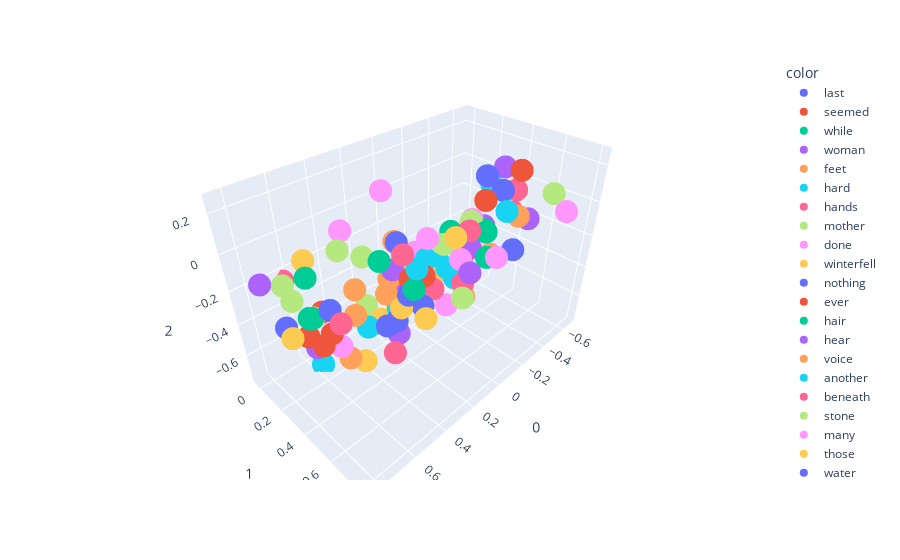

The notebook cell saved with this chart:
### Code cell
# now plot the PCA result
import plotly.express as px
fig = px.scatter_3d(X[200:300],x=0,y=1,z=2, color=y[200:300])
fig.show()

### Figure 1 — Plotly figure (JSON) as saved in the notebook; plotly's stock layout.template omitted (floating-point values rounded to 4 significant figures)
{"data": [{"hovertemplate": "color=last<br>0=%{x}<br>1=%{y}<br>2=%{z}<extra></extra>", "legendgroup": "last", "marker": {"color": "#636efa", "symbol": "circle"}, "mode": "markers", "name": "last", "scene": "scene", "showlegend": true, "type": "scatter3d", "x": [0.2272], "y": [0.5187], "z": [-0.3218]}, {"hovertemplate": "color=seemed<br>0=%{x}<br>1=%{y}<br>2=%{z}<extra></extra>", "legendgroup": "seemed", "marker": {"color": "#EF553B", "symbol": "circle"}, "mode": "markers", "name": "seemed", "scene": "scene", "showlegend": true, "type": "scatter3d", "x": [0.04087], "y": [0.3054], "z": [-0.5159]}, {"hovertemplate": "color=while<br>0=%{x}<br>1=%{y}<br>2=%{z}<extra></extra>", "legendgroup": "while", "marker": {"color": "#00cc96", "symbol": "circle"}, "mode": "markers", "name": "while", "scene": "scene", "showlegend": true, "type": "scatter3d", "x": [-0.3992], "y": [0.3818], "z": [-0.2391]}, {"hovertemplate": "color=woman<br>0=%{x}<br>1=%{y}<br>2=%{z}<extra></extra>", "legendgroup": "woman", "marker": {"color": "#ab63fa", "symbol": "circle"}, "mode": "markers", "name": "woman", "scene": "scene", "showlegend": true, "type": "scatter3d", "x": [0.1852], "y": [0.2609], "z": [-0.2634]}, {"hovertemplate": "color=feet<br>0=%{x}<br>1=%{y}<br>2=%{z}<extra></extra>", "legendgroup": "feet", "marker": {"color": "#FFA15A", "symbol": "circle"}, "mode": "markers", "name": "feet", "scene": "scene", "showlegend": true, "type": "scatter3d", "x": [-0.5176], "y": [0.3345], "z": [-0.4629]}, {"hovertemplate": "color=hard<br>0=%{x}<br>1=%{y}<br>2=%{z}<extra></extra>", "legendgroup": "hard", "marker": {"color": "#19d3f3", "symbol": "circle"}, "mode": "markers", "name": "hard", "scene": "scene", "showlegend": true, "type": "scatter3d", "x": [-0.2852], "y": [0.2627], "z": [-0.5527]}, {"hovertemplate": "color=hands<br>0=%{x}<br>1=%{y}<br>2=%{z}<extra></extra>", "legendgroup": "hands", "marker": {"color": "#FF6692", "symbol": "circle"}, "mode": "markers", "name": "hands", "scene": "scene", "showlegend": true, "type": "scatter3d", "x": [-0.3916], "y": [0.2194], "z": [-0.4979]}, {"hovertemplate": "color=mother<br>0=%{x}<br>1=%{y}<br>2=%{z}<extra></extra>", "legendgroup": "mother", "marker": {"color": "#B6E880", "symbol": "circle"}, "mode": "markers", "name": "mother", "scene": "scene", "showlegend": true, "type": "scatter3d", "x": [0.6517], "y": [0.2425], "z": [-0.3065]}, {"hovertemplate": "color=done<br>0=%{x}<br>1=%{y}<br>2=%{z}<extra></extra>", "legendgroup": "done", "marker": {"color": "#FF97FF", "symbol": "circle"}, "mode": "markers", "name": "done", "scene": "scene", "showlegend": true, "type": "scatter3d", "x": [0.6208], "y": [0.3973], "z": [-0.4005]}, {"hovertemplate": "color=winterfell<br>0=%{x}<br>1=%{y}<br>2=%{z}<extra></extra>", "legendgroup": "winterfell", "marker": {"color": "#FECB52", "symbol": "circle"}, "mode": "markers", "name": "winterfell", "scene": "scene", "showlegend": true, "type": "scatter3d", "x": [0.4408], "y": [0.6079], "z": [-0.1573]}, {"hovertemplate": "color=nothing<br>0=%{x}<br>1=%{y}<br>2=%{z}<extra></extra>", "legendgroup": "nothing", "marker": {"color": "#636efa", "symbol": "circle"}, "mode": "markers", "name": "nothing", "scene": "scene", "showlegend": true, "type": "scatter3d", "x": [0.4118], "y": [0.4728], "z": [-0.3607]}, {"hovertemplate": "color=ever<br>0=%{x}<br>1=%{y}<br>2=%{z}<extra></extra>", "legendgroup": "ever", "marker": {"color": "#EF553B", "symbol": "circle"}, "mode": "markers", "name": "ever", "scene": "scene", "showlegend": true, "type": "scatter3d", "x": [0.6508], "y": [0.3812], "z": [-0.314]}, {"hovertemplate": "color=hair<br>0=%{x}<br>1=%{y}<br>2=%{z}<extra></extra>", "legendgroup": "hair", "marker": {"color": "#00cc96", "symbol": "circle"}, "mode": "markers", "name": "hair", "scene": "scene", "showlegend": true, "type": "scatter3d", "x": [-0.4529], "y": [0.07429], "z": [-0.388]}, {"hovertemplate": "color=hear<br>0=%{x}<br>1=%{y}<br>2=%{z}<extra></extra>", "legendgroup": "hear", "marker": {"color": "#ab63fa", "symbol": "circle"}, "mode": "markers", "name": "hear", "scene": "scene", "showlegend": true, "type": "scatter3d", "x": [0.2219], "y": [0.3347], "z": [-0.6177]}, {"hovertemplate": "color=voice<br>0=%{x}<br>1=%{y}<br>2=%{z}<extra></extra>", "legendgroup": "voice", "marker": {"color": "#FFA15A", "symbol": "circle"}, "mode": "markers", "name": "voice", "scene": "scene", "showlegend": true, "type": "scatter3d", "x": [-0.053], "y": [-0.008286], "z": [-0.5199]}, {"hovertemplate": "color=another<br>0=%{x}<br>1=%{y}<br>2=%{z}<extra></extra>", "legendgroup": "another", "marker": {"color": "#19d3f3", "symbol": "circle"}, "mode": "markers", "name": "another", "scene": "scene", "showlegend": true, "type": "scatter3d", "x": [0.05149], "y": [0.3654], "z": [-0.2119]}, {"hovertemplate": "color=beneath<br>0=%{x}<br>1=%{y}<br>2=%{z}<extra></extra>", "legendgroup": "beneath", "marker": {"color": "#FF6692", "symbol": "circle"}, "mode": "markers", "name": "beneath", "scene": "scene", "showlegend": true, "type": "scatter3d", "x": [-0.6662], "y": [0.3701], "z": [-0.2249]}, {"hovertemplate": "color=stone<br>0=%{x}<br>1=%{y}<br>2=%{z}<extra></extra>", "legendgroup": "stone", "marker": {"color": "#B6E880", "symbol": "circle"}, "mode": "markers", "name": "stone", "scene": "scene", "showlegend": true, "type": "scatter3d", "x": [-0.6141], "y": [0.6366], "z": [0.009013]}, {"hovertemplate": "color=many<br>0=%{x}<br>1=%{y}<br>2=%{z}<extra></extra>", "legendgroup": "many", "marker": {"color": "#FF97FF", "symbol": "circle"}, "mode": "markers", "name": "many", "scene": "scene", "showlegend": true, "type": "scatter3d", "x": [0.3309], "y": [0.6511], "z": [0.1552]}, {"hovertemplate": "color=those<br>0=%{x}<br>1=%{y}<br>2=%{z}<extra></extra>", "legendgroup": "those", "marker": {"color": "#FECB52", "symbol": "circle"}, "mode": "markers", "name": "those", "scene": "scene", "showlegend": true, "type": "scatter3d", "x": [0.2464], "y": [0.7235], "z": [0.154]}, {"hovertemplate": "color=water<br>0=%{x}<br>1=%{y}<br>2=%{z}<extra></extra>", "legendgroup": "water", "marker": {"color": "#636efa", "symbol": "circle"}, "mode": "markers", "name": "water", "scene": "scene", "showlegend": true, "type": "scatter3d", "x": [-0.5954], "y": [0.4376], "z": [-0.4194]}, {"hovertemplate": "color=high<br>0=%{x}<br>1=%{y}<br>2=%{z}<extra></extra>", "legendgroup": "high", "marker": {"color": "#EF553B", "symbol": "circle"}, "mode": "markers", "name": "high", "scene": "scene", "showlegend": true, "type": "scatter3d", "x": [-0.4319], "y": [0.5456], "z": [0.1674]}, {"hovertemplate": "color=between<br>0=%{x}<br>1=%{y}<br>2=%{z}<extra></extra>", "legendgroup": "between", "marker": {"color": "#00cc96", "symbol": "circle"}, "mode": "markers", "name": "between", "scene": "scene", "showlegend": true, "type": "scatter3d", "x": [-0.5193], "y": [0.2798], "z": [-0.3181]}, {"hovertemplate": "color=under<br>0=%{x}<br>1=%{y}<br>2=%{z}<extra></extra>", "legendgroup": "under", "marker": {"color": "#ab63fa", "symbol": "circle"}, "mode": "markers", "name": "under", "scene": "scene", "showlegend": true, "type": "scatter3d", "x": [-0.6217], "y": [0.1923], "z": [-0.3686]}, {"hovertemplate": "color=until<br>0=%{x}<br>1=%{y}<br>2=%{z}<extra></extra>", "legendgroup": "until", "marker": {"color": "#FFA15A", "symbol": "circle"}, "mode": "markers", "name": "until", "scene": "scene", "showlegend": true, "type": "scatter3d", "x": [-0.2582], "y": [0.3639], "z": [-0.6222]}, {"hovertemplate": "color=snow<br>0=%{x}<br>1=%{y}<br>2=%{z}<extra></extra>", "legendgroup": "snow", "marker": {"color": "#19d3f3", "symbol": "circle"}, "mode": "markers", "name": "snow", "scene": "scene", "showlegend": true, "type": "scatter3d", "x": [-0.1679], "y": [0.307], "z": [-0.4029]}, {"hovertemplate": "color=gone<br>0=%{x}<br>1=%{y}<br>2=%{z}<extra></extra>", "legendgroup": "gone", "marker": {"color": "#FF6692", "symbol": "circle"}, "mode": "markers", "name": "gone", "scene": "scene", "showlegend": true, "type": "scatter3d", "x": [0.04438], "y": [0.4071], "z": [-0.3796]}, {"hovertemplate": "color=stood<br>0=%{x}<br>1=%{y}<br>2=%{z}<extra></extra>", "legendgroup": "stood", "marker": {"color": "#B6E880", "symbol": "circle"}, "mode": "markers", "name": "stood", "scene": "scene", "showlegend": true, "type": "scatter3d", "x": [-0.3918], "y": [0.2788], "z": [-0.2108]}, {"hovertemplate": "color=wine<br>0=%{x}<br>1=%{y}<br>2=%{z}<extra></extra>", "legendgroup": "wine", "marker": {"color": "#FF97FF", "symbol": "circle"}, "mode": "markers", "name": "wine", "scene": "scene", "showlegend": true, "type": "scatter3d", "x": [-0.1999], "y": [0.02115], "z": [-0.4463]}, {"hovertemplate": "color=find<br>0=%{x}<br>1=%{y}<br>2=%{z}<extra></extra>", "legendgroup": "find", "marker": {"color": "#FECB52", "symbol": "circle"}, "mode": "markers", "name": "find", "scene": "scene", "showlegend": true, "type": "scatter3d", "x": [0.5071], "y": [0.4124], "z": [-0.5608]}, {"hovertemplate": "color=small<br>0=%{x}<br>1=%{y}<br>2=%{z}<extra></extra>", "legendgroup": "small", "marker": {"color": "#636efa", "symbol": "circle"}, "mode": "markers", "name": "small", "scene": "scene", "showlegend": true, "type": "scatter3d", "x": [-0.2559], "y": [0.4714], "z": [0.1717]}, {"hovertemplate": "color=put<br>0=%{x}<br>1=%{y}<br>2=%{z}<extra></extra>", "legendgroup": "put", "marker": {"color": "#EF553B", "symbol": "circle"}, "mode": "markers", "name": "put", "scene": "scene", "showlegend": true, "type": "scatter3d", "x": [0.1568], "y": [0.1073], "z": [-0.7529]}, {"hovertemplate": "color=sister<br>0=%{x}<br>1=%{y}<br>2=%{z}<extra></extra>", "legendgroup": "sister", "marker": {"color": "#00cc96", "symbol": "circle"}, "mode": "markers", "name": "sister", "scene": "scene", "showlegend": true, "type": "scatter3d", "x": [0.627], "y": [0.1557], "z": [-0.3762]}, {"hovertemplate": "color=give<br>0=%{x}<br>1=%{y}<br>2=%{z}<extra></extra>", "legendgroup": "give", "marker": {"color": "#ab63fa", "symbol": "circle"}, "mode": "markers", "name": "give", "scene": "scene", "showlegend": true, "type": "scatter3d", "x": [0.6435], "y": [0.2182], "z": [-0.5142]}, {"hovertemplate": "color=dark<br>0=%{x}<br>1=%{y}<br>2=%{z}<extra></extra>", "legendgroup": "dark", "marker": {"color": "#FFA15A", "symbol": "circle"}, "mode": "markers", "name": "dark", "scene": "scene", "showlegend": true, "type": "scatter3d", "x": [-0.5655], "y": [0.4681], "z": [-0.1716]}, {"hovertemplate": "color=grey<br>0=%{x}<br>1=%{y}<br>2=%{z}<extra></extra>", "legendgroup": "grey", "marker": {"color": "#19d3f3", "symbol": "circle"}, "mode": "markers", "name": "grey", "scene": "scene", "showlegend": true, "type": "scatter3d", "x": [-0.5866], "y": [0.2559], "z": [-0.06268]}, {"hovertemplate": "color=cersei<br>0=%{x}<br>1=%{y}<br>2=%{z}<extra></extra>", "legendgroup": "cersei", "marker": {"color": "#FF6692", "symbol": "circle"}, "mode": "markers", "name": "cersei", "scene": "scene", "showlegend": true, "type": "scatter3d", "x": [0.6289], "y": [-0.03595], "z": [-0.2557]}, {"hovertemplate": "color=end<br>0=%{x}<br>1=%{y}<br>2=%{z}<extra></extra>", "legendgroup": "end", "marker": {"color": "#B6E880", "symbol": "circle"}, "mode": "markers", "name": "end", "scene": "scene", "showlegend": true, "type": "scatter3d", "x": [0.1042], "y": [0.6557], "z": [-0.267]}, {"hovertemplate": "color=right<br>0=%{x}<br>1=%{y}<br>2=%{z}<extra></extra>", "legendgroup": "right", "marker": {"color": "#FF97FF", "symbol": "circle"}, "mode": "markers", "name": "right", "scene": "scene", "showlegend": true, "type": "scatter3d", "x": [-0.1305], "y": [0.3436], "z": [-0.6222]}, {"hovertemplate": "color=place<br>0=%{x}<br>1=%{y}<br>2=%{z}<extra></extra>", "legendgroup": "place", "marker": {"color": "#FECB52", "symbol": "circle"}, "mode": "markers", "name": "place", "scene": "scene", "showlegend": true, "type": "scatter3d", "x": [0.3469], "y": [0.6588], "z": [-0.2427]}, {"hovertemplate": "color=watch<br>0=%{x}<br>1=%{y}<br>2=%{z}<extra></extra>", "legendgroup": "watch", "marker": {"color": "#636efa", "symbol": "circle"}, "mode": "markers", "name": "watch", "scene": "scene", "showlegend": true, "type": "scatter3d", "x": [0.4277], "y": [0.6388], "z": [-0.07974]}, {"hovertemplate": "color=name<br>0=%{x}<br>1=%{y}<br>2=%{z}<extra></extra>", "legendgroup": "name", "marker": {"color": "#EF553B", "symbol": "circle"}, "mode": "markers", "name": "name", "scene": "scene", "showlegend": true, "type": "scatter3d", "x": [0.6785], "y": [0.3424], "z": [-0.3942]}, {"hovertemplate": "color=grace<br>0=%{x}<br>1=%{y}<br>2=%{z}<extra></extra>", "legendgroup": "grace", "marker": {"color": "#00cc96", "symbol": "circle"}, "mode": "markers", "name": "grace", "scene": "scene", "showlegend": true, "type": "scatter3d", "x": [0.6763], "y": [0.2563], "z": [-0.291]}, {"hovertemplate": "color=fingers<br>0=%{x}<br>1=%{y}<br>2=%{z}<extra></extra>", "legendgroup": "fingers", "marker": {"color": "#ab63fa", "symbol": "circle"}, "mode": "markers", "name": "fingers", "scene": "scene", "showlegend": true, "type": "scatter3d", "x": [-0.5771], "y": [0.1332], "z": [-0.5376]}, {"hovertemplate": "color=sam<br>0=%{x}<br>1=%{y}<br>2=%{z}<extra></extra>", "legendgroup": "sam", "marker": {"color": "#FFA15A", "symbol": "circle"}, "mode": "markers", "name": "sam", "scene": "scene", "showlegend": true, "type": "scatter3d", "x": [0.039], "y": [0.05443], "z": [-0.5026]}, {"hovertemplate": "color=seen<br>0=%{x}<br>1=%{y}<br>2=%{z}<extra></extra>", "legendgroup": "seen", "marker": {"color": "#19d3f3", "symbol": "circle"}, "mode": "markers", "name": "seen", "scene": "scene", "showlegend": true, "type": "scatter3d", "x": [0.268], "y": [0.389], "z": [-0.3891]}, {"hovertemplate": "color=get<br>0=%{x}<br>1=%{y}<br>2=%{z}<extra></extra>", "legendgroup": "get", "marker": {"color": "#FF6692", "symbol": "circle"}, "mode": "markers", "name": "get", "scene": "scene", "showlegend": true, "type": "scatter3d", "x": [0.3067], "y": [0.3964], "z": [-0.6582]}, {"hovertemplate": "color=beside<br>0=%{x}<br>1=%{y}<br>2=%{z}<extra></extra>", "legendgroup": "beside", "marker": {"color": "#B6E880", "symbol": "circle"}, "mode": "markers", "name": "beside", "scene": "scene", "showlegend": true, "type": "scatter3d", "x": [-0.3712], "y": [0.09564], "z": [-0.4345]}, {"hovertemplate": "color=cloak<br>0=%{x}<br>1=%{y}<br>2=%{z}<extra></extra>", "legendgroup": "cloak", "marker": {"color": "#FF97FF", "symbol": "circle"}, "mode": "markers", "name": "cloak", "scene": "scene", "showlegend": true, "type": "scatter3d", "x": [-0.5721], "y": [0.139], "z": [-0.3271]}, {"hovertemplate": "color=door<br>0=%{x}<br>1=%{y}<br>2=%{z}<extra></extra>", "legendgroup": "door", "marker": {"color": "#FECB52", "symbol": "circle"}, "mode": "markers", "name": "door", "scene": "scene", "showlegend": true, "type": "scatter3d", "x": [-0.5289], "y": [0.3188], "z": [-0.4849]}, {"hovertemplate": "color=years<br>0=%{x}<br>1=%{y}<br>2=%{z}<extra></extra>", "legendgroup": "years", "marker": {"color": "#636efa", "symbol": "circle"}, "mode": "markers", "name": "years", "scene": "scene", "showlegend": true, "type": "scatter3d", "x": [0.4076], "y": [0.5523], "z": [0.1263]}, {"hovertemplate": "color=always<br>0=%{x}<br>1=%{y}<br>2=%{z}<extra></extra>", "legendgroup": "always", "marker": {"color": "#EF553B", "symbol": "circle"}, "mode": "markers", "name": "always", "scene": "scene", "showlegend": true, "type": "scatter3d", "x": [0.6078], "y": [0.2478], "z": [-0.2947]}, {"hovertemplate": "color=cold<br>0=%{x}<br>1=%{y}<br>2=%{z}<extra></extra>", "legendgroup": "cold", "marker": {"color": "#00cc96", "symbol": "circle"}, "mode": "markers", "name": "cold", "scene": "scene", "showlegend": true, "type": "scatter3d", "x": [-0.3875], "y": [0.4076], "z": [-0.3893]}, {"hovertemplate": "color=yes<br>0=%{x}<br>1=%{y}<br>2=%{z}<extra></extra>", "legendgroup": "yes", "marker": {"color": "#ab63fa", "symbol": "circle"}, "mode": "markers", "name": "yes", "scene": "scene", "showlegend": true, "type": "scatter3d", "x": [0.7707], "y": [0.02304], "z": [-0.1725]}, {"hovertemplate": "color=better<br>0=%{x}<br>1=%{y}<br>2=%{z}<extra></extra>", "legendgroup": "better", "marker": {"color": "#FFA15A", "symbol": "circle"}, "mode": "markers", "name": "better", "scene": "scene", "showlegend": true, "type": "scatter3d", "x": [0.5556], "y": [0.4346], "z": [-0.2334]}, {"hovertemplate": "color=mouth<br>0=%{x}<br>1=%{y}<br>2=%{z}<extra></extra>", "legendgroup": "mouth", "marker": {"color": "#19d3f3", "symbol": "circle"}, "mode": "markers", "name": "mouth", "scene": "scene", "showlegend": true, "type": "scatter3d", "x": [-0.3978], "y": [0.03878], "z": [-0.6173]}, {"hovertemplate": "color=these<br>0=%{x}<br>1=%{y}<br>2=%{z}<extra></extra>", "legendgroup": "these", "marker": {"color": "#FF6692", "symbol": "circle"}, "mode": "markers", "name": "these", "scene": "scene", "showlegend": true, "type": "scatter3d", "x": [0.5282], "y": [0.7223], "z": [0.2038]}, {"hovertemplate": "color=theon<br>0=%{x}<br>1=%{y}<br>2=%{z}<extra></extra>", "legendgroup": "theon", "marker": {"color": "#B6E880", "symbol": "circle"}, "mode": "markers", "name": "theon", "scene": "scene", "showlegend": true, "type": "scatter3d", "x": [0.211], "y": [0.04935], "z": [-0.2736]}, {"hovertemplate": "color=walls<br>0=%{x}<br>1=%{y}<br>2=%{z}<extra></extra>", "legendgroup": "walls", "marker": {"color": "#FF97FF", "symbol": "circle"}, "mode": "markers", "name": "walls", "scene": "scene", "showlegend": true, "type": "scatter3d", "x": [-0.4293], "y": [0.8201], "z": [0.04594]}, {"hovertemplate": "color=perhaps<br>0=%{x}<br>1=%{y}<br>2=%{z}<extra></extra>", "legendgroup": "perhaps", "marker": {"color": "#FECB52", "symbol": "circle"}, "mode": "markers", "name": "perhaps", "scene": "scene", "showlegend": true, "type": "scatter3d", "x": [0.8334], "y": [0.3748], "z": [-0.227]}, {"hovertemplate": "color=shall<br>0=%{x}<br>1=%{y}<br>2=%{z}<extra></extra>", "legendgroup": "shall", "marker": {"color": "#636efa", "symbol": "circle"}, "mode": "markers", "name": "shall", "scene": "scene", "showlegend": true, "type": "scatter3d", "x": [0.6253], "y": [0.3479], "z": [-0.2156]}, {"hovertemplate": "color=hundred<br>0=%{x}<br>1=%{y}<br>2=%{z}<extra></extra>", "legendgroup": "hundred", "marker": {"color": "#EF553B", "symbol": "circle"}, "mode": "markers", "name": "hundred", "scene": "scene", "showlegend": true, "type": "scatter3d", "x": [0.06716], "y": [0.7203], "z": [0.2499]}, {"hovertemplate": "color=may<br>0=%{x}<br>1=%{y}<br>2=%{z}<extra></extra>", "legendgroup": "may", "marker": {"color": "#00cc96", "symbol": "circle"}, "mode": "markers", "name": "may", "scene": "scene", "showlegend": true, "type": "scatter3d", "x": [0.6877], "y": [0.2986], "z": [-0.2541]}, {"hovertemplate": "color=felt<br>0=%{x}<br>1=%{y}<br>2=%{z}<extra></extra>", "legendgroup": "felt", "marker": {"color": "#ab63fa", "symbol": "circle"}, "mode": "markers", "name": "felt", "scene": "scene", "showlegend": true, "type": "scatter3d", "x": [-0.09475], "y": [0.009062], "z": [-0.7062]}, {"hovertemplate": "color=davos<br>0=%{x}<br>1=%{y}<br>2=%{z}<extra></extra>", "legendgroup": "davos", "marker": {"color": "#FFA15A", "symbol": "circle"}, "mode": "markers", "name": "davos", "scene": "scene", "showlegend": true, "type": "scatter3d", "x": [0.08041], "y": [0.1592], "z": [-0.1865]}, {"hovertemplate": "color=wanted<br>0=%{x}<br>1=%{y}<br>2=%{z}<extra></extra>", "legendgroup": "wanted", "marker": {"color": "#19d3f3", "symbol": "circle"}, "mode": "markers", "name": "wanted", "scene": "scene", "showlegend": true, "type": "scatter3d", "x": [0.5683], "y": [0.1136], "z": [-0.7576]}, {"hovertemplate": "color=few<br>0=%{x}<br>1=%{y}<br>2=%{z}<extra></extra>", "legendgroup": "few", "marker": {"color": "#FF6692", "symbol": "circle"}, "mode": "markers", "name": "few", "scene": "scene", "showlegend": true, "type": "scatter3d", "x": [0.05398], "y": [0.6345], "z": [0.0655]}, {"hovertemplate": "color=sent<br>0=%{x}<br>1=%{y}<br>2=%{z}<extra></extra>", "legendgroup": "sent", "marker": {"color": "#B6E880", "symbol": "circle"}, "mode": "markers", "name": "sent", "scene": "scene", "showlegend": true, "type": "scatter3d", "x": [0.2997], "y": [0.1734], "z": [-0.4768]}, {"hovertemplate": "color=others<br>0=%{x}<br>1=%{y}<br>2=%{z}<extra></extra>", "legendgroup": "others", "marker": {"color": "#FF97FF", "symbol": "circle"}, "mode": "markers", "name": "others", "scene": "scene", "showlegend": true, "type": "scatter3d", "x": [0.08085], "y": [0.613], "z": [-0.0816]}, {"hovertemplate": "color=prince<br>0=%{x}<br>1=%{y}<br>2=%{z}<extra></extra>", "legendgroup": "prince", "marker": {"color": "#FECB52", "symbol": "circle"}, "mode": "markers", "name": "prince", "scene": "scene", "showlegend": true, "type": "scatter3d", "x": [0.5665], "y": [0.07453], "z": [-0.1136]}, {"hovertemplate": "color=same<br>0=%{x}<br>1=%{y}<br>2=%{z}<extra></extra>", "legendgroup": "same", "marker": {"color": "#636efa", "symbol": "circle"}, "mode": "markers", "name": "same", "scene": "scene", "showlegend": true, "type": "scatter3d", "x": [0.3886], "y": [0.5158], "z": [-0.3177]}, {"hovertemplate": "color=brothers<br>0=%{x}<br>1=%{y}<br>2=%{z}<extra></extra>", "legendgroup": "brothers", "marker": {"color": "#EF553B", "symbol": "circle"}, "mode": "markers", "name": "brothers", "scene": "scene", "showlegend": true, "type": "scatter3d", "x": [0.3428], "y": [0.644], "z": [-0.02466]}, {"hovertemplate": "color=most<br>0=%{x}<br>1=%{y}<br>2=%{z}<extra></extra>", "legendgroup": "most", "marker": {"color": "#00cc96", "symbol": "circle"}, "mode": "markers", "name": "most", "scene": "scene", "showlegend": true, "type": "scatter3d", "x": [0.5285], "y": [0.5872], "z": [0.1107]}, {"hovertemplate": "color=green<br>0=%{x}<br>1=%{y}<br>2=%{z}<extra></extra>", "legendgroup": "green", "marker": {"color": "#ab63fa", "symbol": "circle"}, "mode": "markers", "name": "green", "scene": "scene", "showlegend": true, "type": "scatter3d", "x": [-0.5552], "y": [0.3579], "z": [0.08844]}, {"hovertemplate": "color=very<br>0=%{x}<br>1=%{y}<br>2=%{z}<extra></extra>", "legendgroup": "very", "marker": {"color": "#FFA15A", "symbol": "circle"}, "mode": "markers", "name": "very", "scene": "scene", "showlegend": true, "type": "scatter3d", "x": [0.4459], "y": [0.2909], "z": [-0.2308]}, {"hovertemplate": "color=words<br>0=%{x}<br>1=%{y}<br>2=%{z}<extra></extra>", "legendgroup": "words", "marker": {"color": "#19d3f3", "symbol": "circle"}, "mode": "markers", "name": "words", "scene": "scene", "showlegend": true, "type": "scatter3d", "x": [0.3891], "y": [0.2956], "z": [-0.4933]}, {"hovertemplate": "color=ve<br>0=%{x}<br>1=%{y}<br>2=%{z}<extra></extra>", "legendgroup": "ve", "marker": {"color": "#FF6692", "symbol": "circle"}, "mode": "markers", "name": "ve", "scene": "scene", "showlegend": true, "type": "scatter3d", "x": [0.6284], "y": [0.4261], "z": [-0.2419]}, {"hovertemplate": "color=renly<br>0=%{x}<br>1=%{y}<br>2=%{z}<extra></extra>", "legendgroup": "renly", "marker": {"color": "#B6E880", "symbol": "circle"}, "mode": "markers", "name": "renly", "scene": "scene", "showlegend": true, "type": "scatter3d", "x": [0.4936], "y": [0.2565], "z": [-0.009113]}, {"hovertemplate": "color=tywin<br>0=%{x}<br>1=%{y}<br>2=%{z}<extra></extra>", "legendgroup": "tywin", "marker": {"color": "#FF97FF", "symbol": "circle"}, "mode": "markers", "name": "tywin", "scene": "scene", "showlegend": true, "type": "scatter3d", "x": [0.3951], "y": [0.1466], "z": [0.004333]}, {"hovertemplate": "color=almost<br>0=%{x}<br>1=%{y}<br>2=%{z}<extra></extra>", "legendgroup": "almost", "marker": {"color": "#FECB52", "symbol": "circle"}, "mode": "markers", "name": "almost", "scene": "scene", "showlegend": true, "type": "scatter3d", "x": [-0.242], "y": [0.1432], "z": [-0.5618]}, {"hovertemplate": "color=iron<br>0=%{x}<br>1=%{y}<br>2=%{z}<extra></extra>", "legendgroup": "iron", "marker": {"color": "#636efa", "symbol": "circle"}, "mode": "markers", "name": "iron", "scene": "scene", "showlegend": true, "type": "scatter3d", "x": [-0.3421], "y": [0.5103], "z": [0.0786]}, {"hovertemplate": "color=won<br>0=%{x}<br>1=%{y}<br>2=%{z}<extra></extra>", "legendgroup": "won", "marker": {"color": "#EF553B", "symbol": "circle"}, "mode": "markers", "name": "won", "scene": "scene", "showlegend": true, "type": "scatter3d", "x": [0.708], "y": [0.2728], "z": [-0.3662]}, {"hovertemplate": "color=battle<br>0=%{x}<br>1=%{y}<br>2=%{z}<extra></extra>", "legendgroup": "battle", "marker": {"color": "#00cc96", "symbol": "circle"}, "mode": "markers", "name": "battle", "scene": "scene", "showlegend": true, "type": "scatter3d", "x": [0.4457], "y": [0.6912], "z": [-0.01212]}, {"hovertemplate": "color=north<br>0=%{x}<br>1=%{y}<br>2=%{z}<extra></extra>", "legendgroup": "north", "marker": {"color": "#ab63fa", "symbol": "circle"}, "mode": "markers", "name": "north", "scene": "scene", "showlegend": true, "type": "scatter3d", "x": [0.1859], "y": [0.7568], "z": [-0.0304]}, {"hovertemplate": "color=leave<br>0=%{x}<br>1=%{y}<br>2=%{z}<extra></extra>", "legendgroup": "leave", "marker": {"color": "#FFA15A", "symbol": "circle"}, "mode": "markers", "name": "leave", "scene": "scene", "showlegend": true, "type": "scatter3d", "x": [0.5624], "y": [0.3711], "z": [-0.5322]}, {"hovertemplate": "color=each<br>0=%{x}<br>1=%{y}<br>2=%{z}<extra></extra>", "legendgroup": "each", "marker": {"color": "#19d3f3", "symbol": "circle"}, "mode": "markers", "name": "each", "scene": "scene", "showlegend": true, "type": "scatter3d", "x": [-0.2905], "y": [0.5805], "z": [0.007584]}, {"hovertemplate": "color=steel<br>0=%{x}<br>1=%{y}<br>2=%{z}<extra></extra>", "legendgroup": "steel", "marker": {"color": "#FF6692", "symbol": "circle"}, "mode": "markers", "name": "steel", "scene": "scene", "showlegend": true, "type": "scatter3d", "x": [-0.6393], "y": [0.3875], "z": [-0.06587]}, {"hovertemplate": "color=true<br>0=%{x}<br>1=%{y}<br>2=%{z}<extra></extra>", "legendgroup": "true", "marker": {"color": "#B6E880", "symbol": "circle"}, "mode": "markers", "name": "true", "scene": "scene", "showlegend": true, "type": "scatter3d", "x": [0.7744], "y": [0.3102], "z": [-0.1022]}, {"hovertemplate": "color=side<br>0=%{x}<br>1=%{y}<br>2=%{z}<extra></extra>", "legendgroup": "side", "marker": {"color": "#FF97FF", "symbol": "circle"}, "mode": "markers", "name": "side", "scene": "scene", "showlegend": true, "type": "scatter3d", "x": [-0.3627], "y": [0.4935], "z": [-0.3376]}, {"hovertemplate": "color=something<br>0=%{x}<br>1=%{y}<br>2=%{z}<extra></extra>", "legendgroup": "something", "marker": {"color": "#FECB52", "symbol": "circle"}, "mode": "markers", "name": "something", "scene": "scene", "showlegend": true, "type": "scatter3d", "x": [0.2767], "y": [0.2666], "z": [-0.5276]}, {"hovertemplate": "color=does<br>0=%{x}<br>1=%{y}<br>2=%{z}<extra></extra>", "legendgroup": "does", "marker": {"color": "#636efa", "symbol": "circle"}, "mode": "markers", "name": "does", "scene": "scene", "showlegend": true, "type": "scatter3d", "x": [0.7359], "y": [0.128], "z": [-0.387]}, {"hovertemplate": "color=bear<br>0=%{x}<br>1=%{y}<br>2=%{z}<extra></extra>", "legendgroup": "bear", "marker": {"color": "#EF553B", "symbol": "circle"}, "mode": "markers", "name": "bear", "scene": "scene", "showlegend": true, "type": "scatter3d", "x": [0.1943], "y": [0.3993], "z": [-0.2422]}, {"hovertemplate": "color=such<br>0=%{x}<br>1=%{y}<br>2=%{z}<extra></extra>", "legendgroup": "such", "marker": {"color": "#00cc96", "symbol": "circle"}, "mode": "markers", "name": "such", "scene": "scene", "showlegend": true, "type": "scatter3d", "x": [0.7426], "y": [0.3919], "z": [0.04131]}, {"hovertemplate": "color=wind<br>0=%{x}<br>1=%{y}<br>2=%{z}<extra></extra>", "legendgroup": "wind", "marker": {"color": "#ab63fa", "symbol": "circle"}, "mode": "markers", "name": "wind", "scene": "scene", "showlegend": true, "type": "scatter3d", "x": [-0.6396], "y": [0.4854], "z": [-0.2104]}, {"hovertemplate": "color=lost<br>0=%{x}<br>1=%{y}<br>2=%{z}<extra></extra>", "legendgroup": "lost", "marker": {"color": "#FFA15A", "symbol": "circle"}, "mode": "markers", "name": "lost", "scene": "scene", "showlegend": true, "type": "scatter3d", "x": [0.3104], "y": [0.3555], "z": [-0.2953]}, {"hovertemplate": "color=children<br>0=%{x}<br>1=%{y}<br>2=%{z}<extra></extra>", "legendgroup": "children", "marker": {"color": "#19d3f3", "symbol": "circle"}, "mode": "markers", "name": "children", "scene": "scene", "showlegend": true, "type": "scatter3d", "x": [0.45], "y": [0.7131], "z": [0.09996]}, {"hovertemplate": "color=far<br>0=%{x}<br>1=%{y}<br>2=%{z}<extra></extra>", "legendgroup": "far", "marker": {"color": "#FF6692", "symbol": "circle"}, "mode": "markers", "name": "far", "scene": "scene", "showlegend": true, "type": "scatter3d", "x": [-0.03358], "y": [0.5377], "z": [-0.3168]}, {"hovertemplate": "color=sweet<br>0=%{x}<br>1=%{y}<br>2=%{z}<extra></extra>", "legendgroup": "sweet", "marker": {"color": "#B6E880", "symbol": "circle"}, "mode": "markers", "name": "sweet", "scene": "scene", "showlegend": true, "type": "scatter3d", "x": [0.6481], "y": [-0.01255], "z": [-0.2623]}, {"hovertemplate": "color=house<br>0=%{x}<br>1=%{y}<br>2=%{z}<extra></extra>", "legendgroup": "house", "marker": {"color": "#FF97FF", "symbol": "circle"}, "mode": "markers", "name": "house", "scene": "scene", "showlegend": true, "type": "scatter3d", "x": [0.3191], "y": [0.3649], "z": [0.257]}, {"hovertemplate": "color=moment<br>0=%{x}<br>1=%{y}<br>2=%{z}<extra></extra>", "legendgroup": "moment", "marker": {"color": "#FECB52", "symbol": "circle"}, "mode": "markers", "name": "moment", "scene": "scene", "showlegend": true, "type": "scatter3d", "x": [0.04712], "y": [0.1314], "z": [-0.6397]}], "layout": {"legend": {"title": {"text": "color"}, "tracegroupgap": 0}, "margin": {"t": 60}, "scene": {"domain": {"x": [0, 1], "y": [0, 1]}, "xaxis": {"title": {"text": "0"}}, "yaxis": {"title": {"text": "1"}}, "zaxis": {"title": {"text": "2"}}}}}
